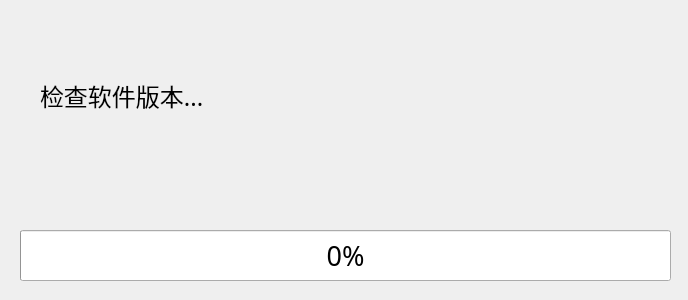
<?xml version="1.0" encoding="UTF-8"?>
<ui version="4.0">
 <class>update_dialog</class>
 <widget class="QDialog" name="update_dialog">
  <property name="geometry">
   <rect>
    <x>0</x>
    <y>0</y>
    <width>688</width>
    <height>300</height>
   </rect>
  </property>
  <property name="windowTitle">
   <string>软件版本更新</string>
  </property>
  <widget class="QProgressBar" name="progressBar">
   <property name="geometry">
    <rect>
     <x>20</x>
     <y>230</y>
     <width>651</width>
     <height>51</height>
    </rect>
   </property>
   <property name="font">
    <font>
     <family>宋体</family>
     <pointsize>20</pointsize>
    </font>
   </property>
   <property name="value">
    <number>0</number>
   </property>
  </widget>
  <widget class="QLabel" name="update_info">
   <property name="geometry">
    <rect>
     <x>40</x>
     <y>50</y>
     <width>381</width>
     <height>91</height>
    </rect>
   </property>
   <property name="font">
    <font>
     <family>宋体</family>
     <pointsize>18</pointsize>
    </font>
   </property>
   <property name="text">
    <string>检查软件版本...</string>
   </property>
  </widget>
 </widget>
 <resources/>
 <connections/>
</ui>
